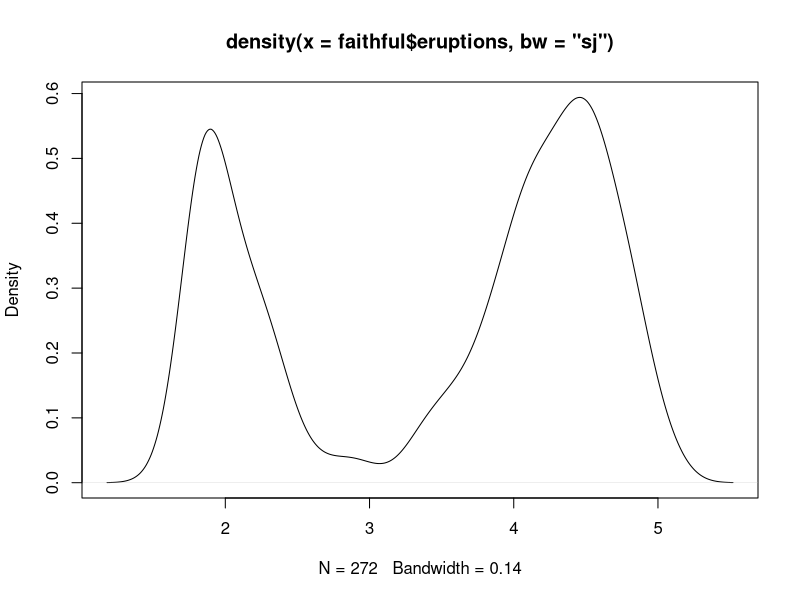

Write R code to recreate this figure. (Note: this script raises an error after producing the figure.)
help(density)

# The Old Faithful geyser data
d <- density(faithful$eruptions, bw = "sj")
d
plot(d)

example(density)


median(x = 1:10)
x
median(x <- 1:10)
x
rm(x)


x <- 1:24
dim(x) <- length(x)
x
x[22]
matrix(1:24,nrow=4,ncol=6)
matrix(1:24,nrow=4,ncol=6,byrow=T)
